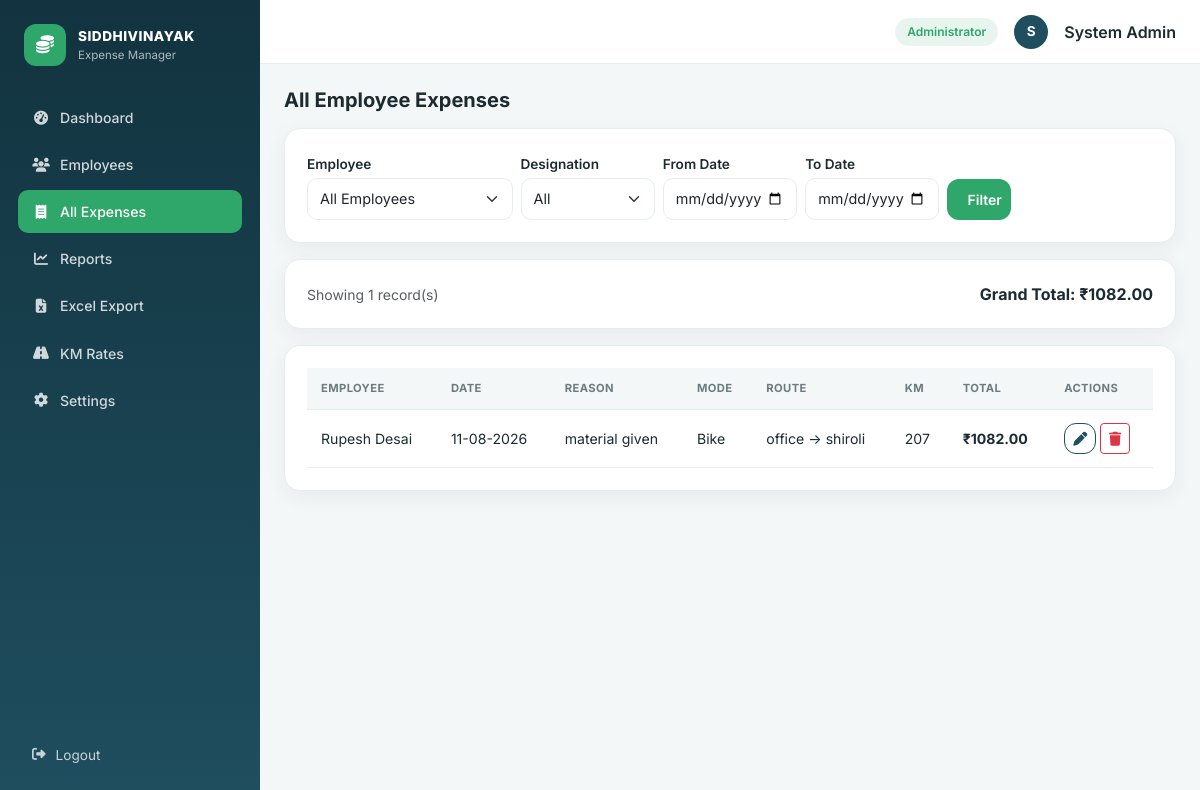
The page /admin/expenses (signed in) on the database its author committed.
### models.py (models this page shows, shortened)
class Employee(UserMixin, db.Model):
    __tablename__ = "employees"
    id = db.Column(db.Integer, primary_key=True)
    employee_code = db.Column(db.String(20), unique=True, nullable=False)
    name = db.Column(db.String(120), nullable=False)
    email = db.Column(db.String(120), unique=True, nullable=False)
    mobile = db.Column(db.String(20))
    designation = db.Column(db.String(100))
    department = db.Column(db.String(100))
    password_hash = db.Column(db.String(255), nullable=False)
    joining_date = db.Column(db.Date, default=date.today)
    role = db.Column(db.String(20), default="employee")  # employee | admin
    is_blocked = db.Column(db.Boolean, default=False)
    created_at = db.Column(db.DateTime, default=datetime.utcnow)
    expenses = db.relationship(
        "Expense", backref="employee", lazy=True, cascade="all, delete-orphan"
    )
    @property
    def is_active(self):
        return not self.is_blocked
    @property
    def is_admin(self):
        return self.role == "admin"

class Expense(db.Model):
    __tablename__ = "expenses"
    id = db.Column(db.Integer, primary_key=True)
    employee_id = db.Column(db.Integer, db.ForeignKey("employees.id"), nullable=False)
    expense_date = db.Column(db.Date, nullable=False, default=date.today)
    reason = db.Column(db.String(255), nullable=False)
    mode = db.Column(db.String(20), nullable=False)  # Bike/Bus/Train/Car/Auto/Cab/Other
    from_location = db.Column(db.String(120))
    to_location = db.Column(db.String(120))
    other_amount = db.Column(db.Float, default=0)
    cng_bus_amount = db.Column(db.Float, default=0)
    km = db.Column(db.Float, default=0)
    courier_transport_amount = db.Column(db.Float, default=0)
    food_amount = db.Column(db.Float, default=0)
    km_rate = db.Column(db.Float, default=0)
    km_amount = db.Column(db.Float, default=0)
    total_amount = db.Column(db.Float, default=0)
    notes = db.Column(db.Text)
    created_at = db.Column(db.DateTime, default=datetime.utcnow)
    updated_at = db.Column(db.DateTime, default=datetime.utcnow, onupdate=datetime.utcnow)

### routes/admin.py (the view)
@admin_bp.route("/expenses")
@login_required
@admin_required
def all_expenses():
    query = Expense.query.join(Employee)
    emp_id = request.args.get("employee_id", type=int)
    from_date = request.args.get("from_date")
    to_date = request.args.get("to_date")
    designation = request.args.get("designation", "").strip()
    if emp_id:
        query = query.filter(Expense.employee_id == emp_id)
    if from_date:
        query = query.filter(Expense.expense_date >= from_date)
    if to_date:
        query = query.filter(Expense.expense_date <= to_date)
    if designation:
        query = query.filter(Employee.designation == designation)
    items = query.order_by(Expense.expense_date.desc()).all()
    all_employees = Employee.query.filter_by(role="employee").order_by(Employee.name).all()
    designations = sorted({e.designation for e in all_employees if e.designation})
    grand_total = sum(e.total_amount or 0 for e in items)
    return render_template("admin/all_expenses.html", expenses=items, employees=all_employees,
                            designations=designations, grand_total=grand_total,
                            filters=request.args)

### routes/admin.py (called while the page is built)
def admin_required(f):
    @wraps(f)
    def wrapper(*args, **kwargs):
        if not current_user.is_authenticated or not current_user.is_admin:
            flash("Admin access required.", "danger")
            return redirect(url_for("auth.login"))
        return f(*args, **kwargs)
    return wrapper

### templates/admin/all_expenses.html (shortened to what this page needs)
{% extends "base.html" %}
{% block content %}
<h5 class="fw-bold mb-3">All Employee Expenses</h5>
<div class="panel mb-3">
  <form method="GET" class="row g-2 align-items-end">
    <div class="col-md-3">
      <label class="form-label mb-1">Employee</label>
      <select name="employee_id" class="form-select form-select-sm">
        <option value="">All Employees</option>
      </select>
    </div>
    <div class="col-md-2">
      <label class="form-label mb-1">Designation</label>
      <select name="designation" class="form-select form-select-sm">
        <option value="">All</option>
      </select>
    </div>
    <div class="col-md-2">
      <label class="form-label mb-1">From Date</label>
      <input type="date" name="from_date" value="{{ filters.get('from_date','') }}" class="form-control form-control-sm">
    </div>
    <div class="col-md-2">
      <label class="form-label mb-1">To Date</label>
      <input type="date" name="to_date" value="{{ filters.get('to_date','') }}" class="form-control form-control-sm">
    </div>
    <div class="col-md-1">
      <button class="btn btn-brand btn-sm w-100">Filter</button>
    </div>
  </form>
</div>
<div class="panel mb-3 d-flex justify-content-between align-items-center">
  <div class="text-muted small">Showing {{ expenses|length }} record(s)</div>
  <div class="fw-bold">Grand Total: ₹{{ "%.2f"|format(grand_total) }}</div>
</div>
<div class="panel">
  <div class="table-responsive">
    <table class="table-modern">
      <thead><tr><th>Employee</th><th>Date</th><th>Reason</th><th>Mode</th><th>Route</th><th>KM</th><th>Total</th><th>Actions</th></tr></thead>
      <tbody>
        {% for e in expenses %}
        <tr>
          <td>{{ e.employee.name }}</td>
          <td>{{ e.expense_date.strftime('%d-%m-%Y') }}</td>
          <td>{{ e.reason }}</td>
          <td class="text-capitalize">{{ e.mode }}</td>
          <td>{{ e.from_location }} → {{ e.to_location }}</td>
          <td>{{ e.km|int if e.km else "—" }}</td>
          <td class="fw-bold">₹{{ "%.2f"|format(e.total_amount) }}</td>
          <td class="text-nowrap">
            <a href="{{ url_for('employee.edit_expense', expense_id=e.id) }}" class="btn btn-sm btn-outline-brand"><i class="fa-solid fa-pen"></i></a>
            <form method="POST" action="{{ url_for('employee.delete_expense', expense_id=e.id) }}" class="d-inline" data-confirm-delete="Delete this expense record?">
              <button class="btn btn-sm btn-outline-danger"><i class="fa-solid fa-trash"></i></button>
            </form>
          </td>
        </tr>
        {% else %}
        <tr><td colspan="8" class="text-center text-muted py-4">No expenses found for these filters.</td></tr>
        {% endfor %}
      </tbody>
    </table>
  </div>
</div>
{% endblock %}

### templates/base.html (shortened to what this page needs)
<!DOCTYPE html>
<html lang="en">
<head>
<link href="https://cdn.jsdelivr.net/npm/bootstrap@5.3.3/dist/css/bootstrap.min.css" rel="stylesheet">
<link rel="stylesheet" href="https://cdnjs.cloudflare.com/ajax/libs/font-awesome/6.5.2/css/all.min.css">
<link rel="stylesheet" href="{{ url_for('static', filename='css/style.css') }}">
</head>
<body class="{% if current_user.is_authenticated %}has-shell{% endif %}">
{% if current_user.is_authenticated %}
<div class="app-shell">
  <aside class="sidebar d-none d-lg-flex flex-column">
    <div class="sidebar-brand">
      <div class="brand-mark"><i class="fa-solid fa-coins"></i></div>
      <div>
        <div class="brand-title">SIDDHIVINAYAK</div>
        <div class="brand-sub">Expense Manager</div>
      </div>
    </div>
    <nav class="sidebar-nav">
      {% if current_user.is_admin %}
        <a href="{{ url_for('admin.dashboard') }}" class="nav-link {{ 'active' if request.endpoint == 'admin.dashboard' }}"><i class="fa-solid fa-gauge-high"></i> Dashboard</a>
        <a href="{{ url_for('admin.employees') }}" class="nav-link {{ 'active' if request.endpoint and request.endpoint.startswith('admin.employ') }}"><i class="fa-solid fa-users"></i> Employees</a>
        <a href="{{ url_for('admin.all_expenses') }}" class="nav-link {{ 'active' if request.endpoint == 'admin.all_expenses' }}"><i class="fa-solid fa-receipt"></i> All Expenses</a>
        <a href="{{ url_for('admin.reports') }}" class="nav-link {{ 'active' if request.endpoint and request.endpoint.startswith('admin.reports') or request.endpoint == 'admin.employee_report' }}"><i class="fa-solid fa-chart-line"></i> Reports</a>
        <a href="{{ url_for('excel.export_all_employees') }}" class="nav-link"><i class="fa-solid fa-file-excel"></i> Excel Export</a>
        <a href="{{ url_for('admin.rates') }}" class="nav-link {{ 'active' if request.endpoint == 'admin.rates' }}"><i class="fa-solid fa-road"></i> KM Rates</a>
        <a href="{{ url_for('admin.settings') }}" class="nav-link {{ 'active' if request.endpoint == 'admin.settings' }}"><i class="fa-solid fa-gear"></i> Settings</a>
      {% endif %}
    </nav>
    <a href="{{ url_for('auth.logout') }}" class="sidebar-logout"><i class="fa-solid fa-right-from-bracket"></i> Logout</a>
  </aside>
  <div class="main-col">
    <header class="topbar">
      <div class="ms-auto d-flex align-items-center gap-3">
        <span class="badge-role">{{ 'Administrator' if current_user.is_admin else current_user.designation }}</span>
        <div class="avatar-circle">{{ current_user.name[0] }}</div>
        <span class="d-none d-md-inline fw-semibold">{{ current_user.name }}</span>
      </div>
    </header>
    <main class="content-area pb-5 pb-lg-4">
      {% block content %}{% endblock %}
    </main>
  </div>
</div>
{% endif %}
</body>
</html>

### static/css/style.css (style rules this page uses)
:root { --brand-dark:#12333f; --brand:#1f4e5f; --brand-light:#2f7c8f; --accent:#2fa66a; --accent-soft:#e8f5ee; --bg:#f4f7f8; --card:#ffffff; --text:#1c2b30; --muted:#6b7c80; --border:#e6edee; --radius:16px; --shadow:0 6px 20px rgba(18,51,63,.06); }
* { box-sizing:border-box; }
body { font-family:'Inter',system-ui,-apple-system,sans-serif; background:var(--bg); color:var(--text); margin:0; }
.app-shell { display:flex;min-height:100vh; }
.sidebar { width:260px;flex-shrink:0; background:linear-gradient(180deg,var(--brand-dark),var(--brand)); color:#fff;padding:24px 18px; }
.sidebar-brand { display:flex;align-items:center;gap:12px;margin-bottom:30px;padding:0 6px; }
.brand-mark { width:42px;height:42px;border-radius:12px;background:var(--accent);display:flex;align-items:center;justify-content:center;font-size:18px; }
.brand-title { font-weight:800;font-size:.85rem;letter-spacing:.5px; }
.brand-sub { font-size:.72rem;color:rgba(255,255,255,.65); }
.sidebar-nav { display:flex;flex-direction:column;gap:4px;flex:1; }
.sidebar-nav .nav-link { color:rgba(255,255,255,.8); padding:11px 14px;border-radius:10px;font-size:.88rem;font-weight:500; display:flex;align-items:center;gap:10px;transition:.15s; }
.sidebar-nav .nav-link i { width:18px;text-align:center; }
.sidebar-nav .nav-link.active { background:var(--accent);color:#fff; }
.sidebar-logout { color:rgba(255,255,255,.75);padding:11px 14px;font-size:.85rem;text-decoration:none;display:flex;gap:10px;align-items:center; }
.main-col { flex:1;display:flex;flex-direction:column;min-width:0; }
.topbar { height:64px;background:var(--card);border-bottom:1px solid var(--border); display:flex;align-items:center;padding:0 24px;position:sticky;top:0;z-index:10; }
.badge-role { background:var(--accent-soft);color:var(--accent);font-size:.75rem;font-weight:600;padding:5px 12px;border-radius:20px; }
.avatar-circle { width:34px;height:34px;border-radius:50%;background:var(--brand);color:#fff;display:flex;align-items:center;justify-content:center;font-weight:700;font-size:.85rem; }
.content-area { padding:24px;max-width:1300px;width:100%;margin:0 auto; }
.panel { background:var(--card);border-radius:var(--radius);box-shadow:var(--shadow); border:1px solid var(--border);padding:22px; }
.btn-brand { background:var(--accent);border:none;color:#fff;font-weight:600; border-radius:12px;padding:10px 20px;transition:.15s; }
.btn-outline-brand { border:1.5px solid var(--brand);color:var(--brand);border-radius:12px;font-weight:600; }
.table-modern { width:100%;border-collapse:separate;border-spacing:0;font-size:.88rem; }
.table-modern thead th { background:var(--bg);color:var(--muted);font-weight:700;text-transform:uppercase;font-size:.7rem; letter-spacing:.4px;padding:12px 14px;border-bottom:1px solid var(--border);white-space:nowrap; }
.table-modern tbody td { padding:13px 14px;border-bottom:1px solid var(--border);vertical-align:middle; }
.form-label { font-weight:600;font-size:.85rem; }
.form-control,.form-select { border-radius:10px;border:1px solid var(--border);padding:9px 12px;font-size:.9rem; }

### rows shown on the page
Employee: role "Administrator", name "S", name "System Admin"
Expense: employee.name "Rupesh Desai", expense_date "11-08-2026", reason "material given", mode "Bike", from_location "office", to_location "shiroli", km "207", total_amount "1082.00"

### other values the page prints
{{ expenses|length }} "1"
{{ "%.2f"|format(grand_total) }} "1082.00"
